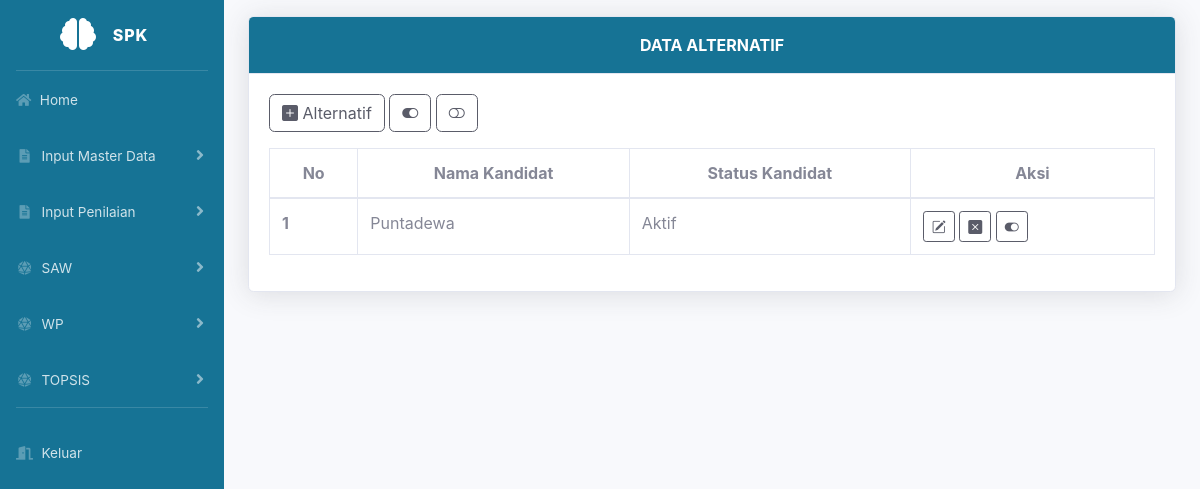
The page /dashboard.php?url=alternatif (signed in) on the database as committed earlier.
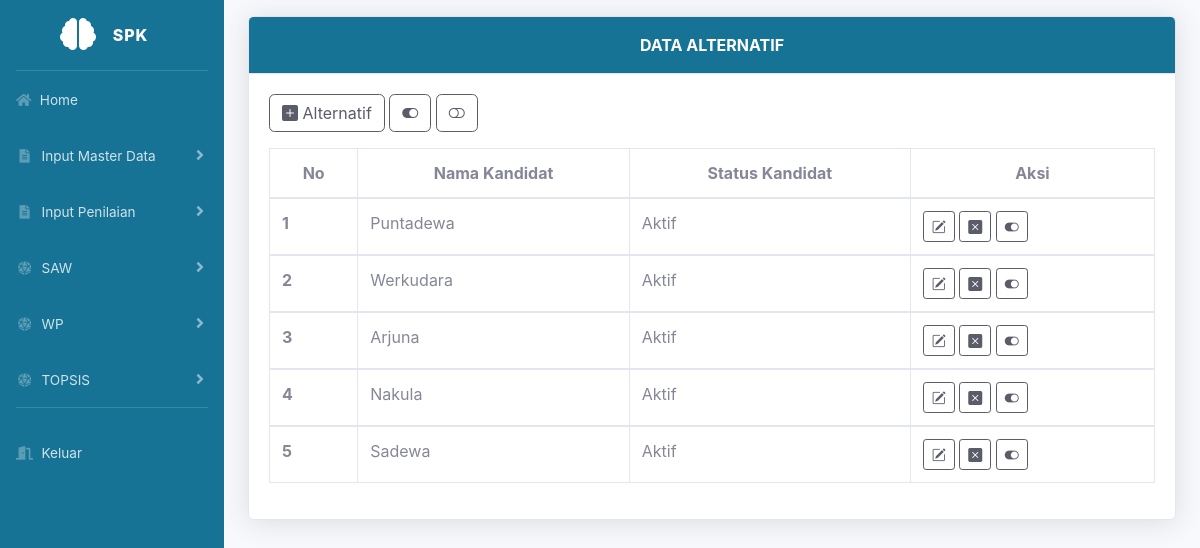
The same page on the database as committed later.
### tables this page shows
CREATE TABLE `alternatif` (
  `id_alternatif` int(11) NOT NULL,
  `nama_alternatif` varchar(255) NOT NULL,
  `status_alternatif` enum('0','1') NOT NULL DEFAULT '1'
);

### alternatif.php (the view, shortened to what this page needs)
<div class="card shadow mt-3">
  <div class="card-header py-3" style="text-align: center; background-color: #167395; color: white; font-weight:bold">DATA ALTERNATIF</div>
  <div class="card-body">
    <a href="dashboard.php?url=tambahalternatif" class="btn btn-outline-dark" title="Tambah Alternatif">
      <i class="bi bi-plus-square-fill"></i>&nbsp;Alternatif
    </a>
    <a href="ubahstatussemuaalternatif.php?status=aktif" class="btn btn-outline-dark" title="Aktifkan Semua">
      <i class="bi bi-toggle-on"></i>
    </a>
    <a href="ubahstatussemuaalternatif.php?status=nonaktif" class="btn btn-outline-dark" title="Non-Aktifkan Semua">
      <i class="bi bi-toggle-off"></i>
    </a>
    <div class="table-responsive mt-3">
      <table class="table table-bordered">
        <thead>
          <tr class="text-center">
            <th scope="col">No</th>
            <th scope="col">Nama Kandidat</th>
            <th scope="col">Status Kandidat</th>
            <th scope="col">Aksi</th>
          </tr>
        </thead>
        <tbody>
          <?php
          $no = 0;
          $sql = mysqli_query($conn, "SELECT * FROM Alternatif");
          while ($data = mysqli_fetch_array($sql)) {
            $no++;
            $status_alternatif = $data['status_alternatif'];
            $status_text = ($status_alternatif == 1) ? 'Aktif' : 'Non Aktif';
          ?>
            <tr>
              <th scope="row"><?php echo "$no"; ?></th>
              <td><?php echo $data['nama_alternatif']; ?></td>
              <td><?php echo $status_text; ?></td>
              <td>
                <a href="dashboard.php?url=editalternatif&id=<?php echo $data['id_alternatif']; ?>"
                  class="btn btn-outline-dark btn-sm"
                  title="Edit Alternatif">
                  <i class="bi bi-pencil-square"></i>
                </a>
                <a href="#modalDelete"
                  data-toggle="modal"
                  onclick="$('#modalDelete #formDelete').attr('action', 'hapusalternatif.php?id=<?php echo $data['id_alternatif']; ?>' )"
                  class="btn btn-outline-dark btn-sm"
                  title="Hapus Alternatif">
                  <i class="bi bi-x-square-fill"></i>
                </a>
                <a href="ubahstatusalternatif.php?id=<?php echo $data['id_alternatif']; ?>&status=<?php echo $status_alternatif; ?>"
                  class="btn btn-outline-dark btn-sm"
                  title="Ubah Status Alternatif">
                  <?php if ($status_alternatif == 1): ?>
                    <i class="bi bi-toggle-on"></i>
                  <?php else: ?>
                    <i class="bi bi-toggle-off"></i>
                  <?php endif; ?>
                </a>
              </td>
            </tr>
        </tbody>
      <?php } ?>
      </table>
    </div>
  </div>
</div>

Rows that differ between the two databases and show on the page:
added alternatif: nama_alternatif "Werkudara", status_alternatif "Aktif"
added alternatif: nama_alternatif "Arjuna", status_alternatif "Aktif"
added alternatif: nama_alternatif "Nakula", status_alternatif "Aktif"
added alternatif: nama_alternatif "Sadewa", status_alternatif "Aktif"
